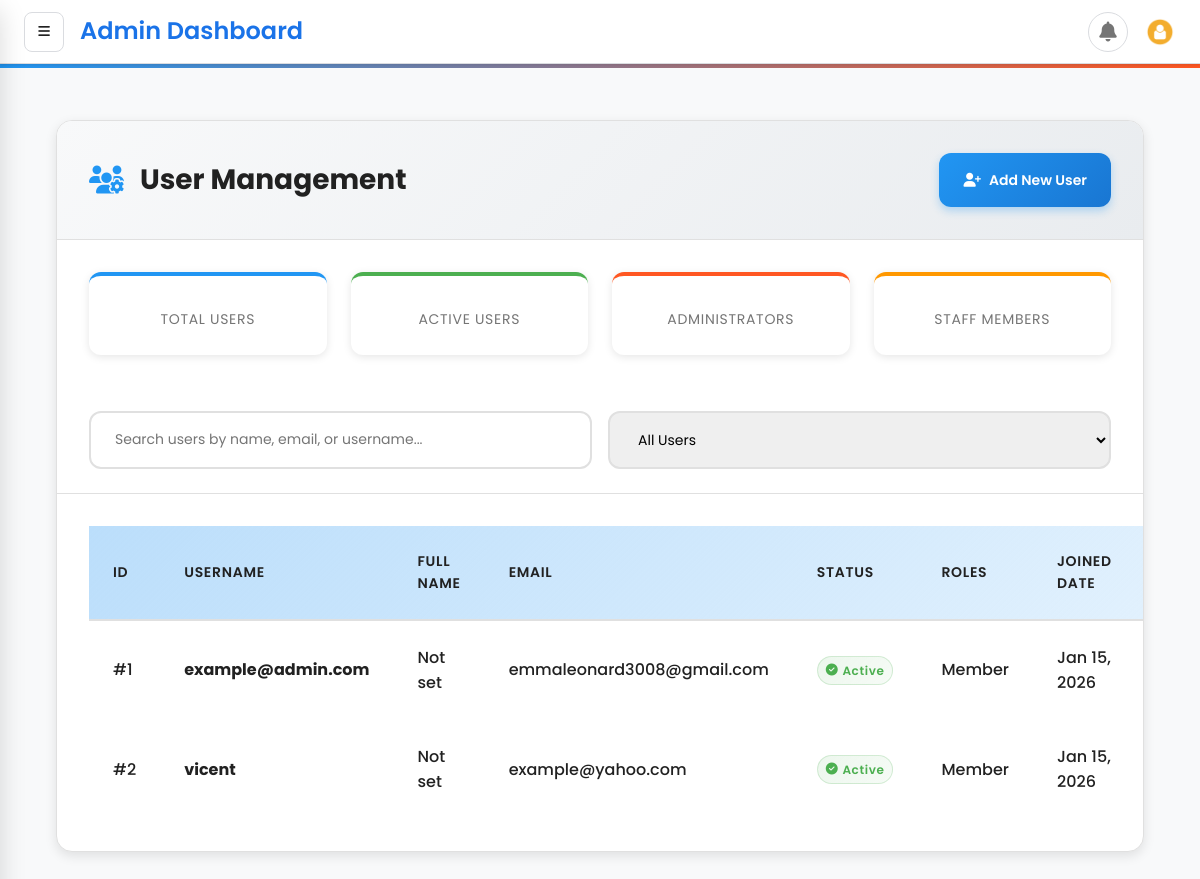
/accounts/users/ (signed in), run on the app's committed database.
### users/models.py (models this page shows, shortened)
class User(AbstractBaseUser, PermissionsMixin):
    roles =[
        ('admin','Admin'),
        ('Chairperson','Chairperson'),
        ('Secretary','Secretary'),
        ('Accountant','Accountant'),
        ('Member','Member'),
        ('priest', 'Priest'),
        ('catechist', 'Catechist'),
        ('member', 'Member'),
    ]
    username = models.CharField(max_length=255, blank=True, unique=True)
    email = models.EmailField(max_length=255, unique=True, null=True, blank=True)
    firstname = models.CharField(max_length=30, null=True, blank=True)
    lastname = models.CharField(max_length=30, null=True, blank=True)
    is_active = models.BooleanField(default=True)
    roles = models.CharField(max_length=50, choices=roles, default='Member')
    date_joined = models.DateTimeField(default=timezone.now)
    is_staff = models.BooleanField(default=False)
    is_verified = models.BooleanField(default=False)
    phone = models.CharField(max_length=15, blank=True, null=True)
    force_password_change = models.BooleanField(default=True)
    objects = ManagerUser()
    USERNAME_FIELD = 'username' # primary identifier for django auth
    REQUIRED_FIELDS = []     # required when creating superuser

### users/views.py (the view)
# urls.py: path('users/', list_users, name='list_users'),
@login_required
@user_passes_test(is_admin)
def list_users(request):
    user = User.objects.all()
    users_with_profiles = []
    for users in user:
        users_with_profiles.append({
            'id':users.id,
            'username':users.username,
            'email':users.email,
            'first_name':users.firstname,
            'last_name':users.lastname,
            'roles':users.roles,
            'is_active':users.is_active,
            'date_joined':users.date_joined
        })
        context ={'users':users_with_profiles}
    return render(request, 'registration/list_users.html', context)

### users/views.py (called while the page is built)
def is_admin(user):
    return user.is_authenticated and user.roles == 'Admin' or user.is_superuser

### templates/registration/list_users.html (shortened to what this page needs)
{% extends 'base.html' %}
{% block content %}
<div class="page-container">
    <div class="modern-card">
        <div class="modern-header">
            <h1 class="page-title">
                <i class="fas fa-users-cog"></i>
                User Management
            </h1>
            <a href="{% url 'add_user' %}" class="modern-button">
                <i class="fas fa-user-plus"></i>
                Add New User
            </a>
        </div>
        <div class="stats-container">
            {% with total_users=users.count %}
            {% with active_users=users.filter.is_active.count %}
            {% with superusers=users.filter.is_superuser.count %}
            {% with staff_users=users.filter.is_staff.count %}
            <div class="stat-card">
                <div class="stat-label">Total Users</div>
            </div>
            <div class="stat-card active">
                <div class="stat-label">Active Users</div>
            </div>
            <div class="stat-card superusers">
                <div class="stat-label">Administrators</div>
            </div>
            <div class="stat-card staff">
                <div class="stat-label">Staff Members</div>
            </div>
            {% endwith %}
            {% endwith %}
            {% endwith %}
            {% endwith %}
        </div>
        <div class="filter-container">
            <input type="text"
                   class="search-input"
                   placeholder="Search users by name, email, or username..."
                   id="userSearch">
            <select class="search-input" id="userFilter">
                <option value="all">All Users</option>
            </select>
        </div>
        <div class="table-container">
            {% if users %}
                <table class="modern-table" id="usersTable">
                    <thead>
                        <tr>
                            <th>ID</th>
                            <th>Username</th>
                            <th>Full Name</th>
                            <th>Email</th>
                            <th>Status</th>
                            <th>Roles</th>
                            <th>Joined Date</th>
                            <th>Last Login</th>
                        </tr>
                    </thead>
                    <tbody>
                        {% for user in users %}
                        <tr class="user-row"
                            data-username="{{ user.username|lower }}"
                            data-email="{{ user.email|lower }}"
                            data-name="{{ user.get_full_name|lower }}"
                            data-status="{% if user.is_active %}active{% else %}inactive{% endif %}"
                            data-roles="{% if user.is_superuser %}superuser {% endif %}{% if user.is_staff %}staff{% endif %}">
                            <td>#{{ user.id }}</td>
                            <td>
                                <strong>{{ user.username }}</strong>
                            </td>
                            <td>
                                {% if user.get_full_name %}
                                    {{ user.get_full_name }}
                                {% else %}
                                    <span class="text-secondary">Not set</span>
                                {% endif %}
                            </td>
                            <td>{{ user.email|default:"Not set" }}</td>
                            <td>
                                <span class="status-badge {% if user.is_active %}status-active{% else %}status-inactive{% endif %}">
                                    {% if user.is_active %}
                                        <i class="fas fa-check-circle" style="margin-right: 4px;"></i> Active
                                    {% else %}
                                        <i class="fas fa-times-circle" style="margin-right: 4px;"></i> Inactive
                                    {% endif %}
                                </span>
                            </td>
                            <td>
                                {% if not user.is_superuser and not user.is_staff %}
                                    <span class="text-secondary">Member</span>
                                {% endif %}
                            </td>
                            <td>
                                <span title="{{ user.date_joined|date:'Y-m-d H:i:s' }}">
                                    {{ user.date_joined|date:"M d, Y" }}
                                </span>
                            </td>
                            <td>
                            </td>
                        </tr>
                        {% endfor %}
                    </tbody>
                </table>
            {% endif %}
        </div>
    </div>
</div>
{% endblock content %}

### templates/base.html (style rules this page uses)
* { margin: 0; padding: 0; box-sizing: border-box; -webkit-tap-highlight-color: transparent; font-family: "Poppins", -apple-system, BlinkMacSystemFont, sans-serif; }
:root { --primary: #1a73e8; --primary-dark: #0d47a1; --primary-light: #42a5f5; --secondary: #34a853; --secondary-dark: #2e7d32; --accent: #fbbc04; --danger: #ea4335; --warning: #fbbc04; --success: #34a853; --info: #4285f4; --background: #f8f9fa; --surface: #ffffff; --surface-dark: #202124; --text-primary: #202124; --text-secondary: #5f6368; --text-disabled: #9aa0a6; --divider: #dadce0; --shadow-sm: 0 1px 3px rgba(0, 0, 0, 0.12); --shadow-md: 0 4px 6px rgba(0, 0, 0, 0.1); --shadow-lg: 0 10px 25px rgba(0, 0, 0, 0.15); --shadow-xl: 0 20px 40px rgba(0, 0, 0, 0.2); --radius-sm: 8px; --radius-md: 12px; --radius-lg: 16px; --radius-xl: 24px; --radius-full: 9999px; --space-xs: 4px; --space-sm: 8px; --space-md: 16px; --space-lg: 24px; --space-xl: 32px; --space-2xl: 48px; --transition-fast: 150ms ease; --transition-base: 250ms ease; --transition-slow: 350ms ease; --sidebar-width: 280px; --sidebar-collapsed: 72px; --header-height: 64px; }
body { font-family: "Poppins", -apple-system, BlinkMacSystemFont, sans-serif; background: var(--background); color: var(--text-primary); line-height: 1.6; -webkit-font-smoothing: antialiased; -moz-osx-font-smoothing: grayscale; overflow: hidden; }
h1 { font-size: 2rem; font-weight: 700; }

### data on the page
User: username "example@admin.com", email "emmaleonard3008@gmail.com", date_joined "Jan 15, 2026"
User: username "vicent", email "example@yahoo.com", date_joined "Jan 15, 2026"

### other printed values
{{ user.id }} "1" "2"
